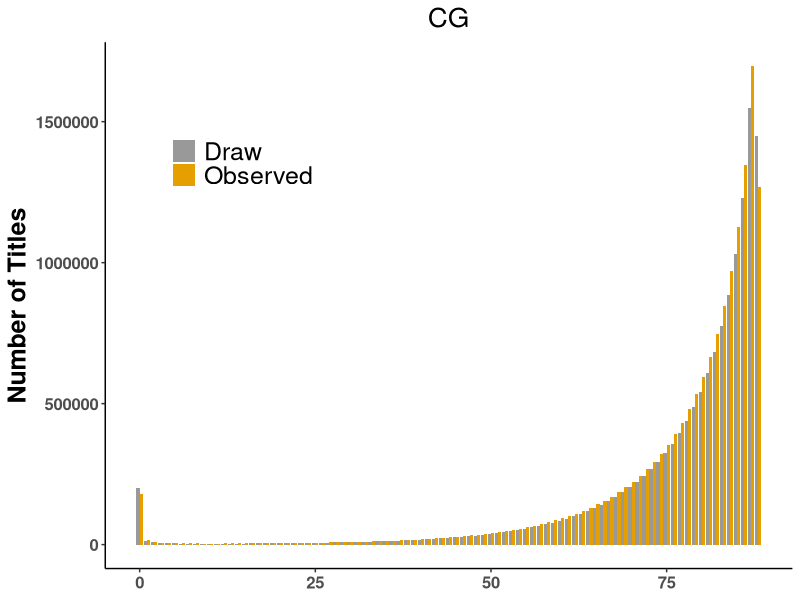

Recreate this plot in R. (Note: this script raises an error after producing the figure.)
## ---- chunk 1
knitr::opts_chunk$set(echo = TRUE) 
knitr::opts_knit$set(root.dir=normalizePath('../../../')) 
#library(tidyverse)
## ---- chunk 2
sfs_err <- function(df, err1, err2){
  df$newsfs <- 0
  
  # get methylated sites
  sites <- rbinom(n=df$sfs[1], size=88, prob=err1)
  df1 <- as.data.frame(table(sites))
  
  df <- merge(df, df1, by="sites", all.x=TRUE)
  df[is.na(df$Freq),]$Freq <- 0
  df$newsfs <- df$newsfs + df$Freq
  df <- df[, 1:3]
  
  for(i in 2:88){
    # for unmethylated sites n, how many of them wrongly chariterized as methylated sites
    a0 <- rbinom(n=df$sfs[i], size=88-df$sites[i], prob=err1)
    df0 <- as.data.frame(table(a0))
    df0$a0 <- as.numeric(as.character(df0$a0)) + df$sites[i]
    df <- merge(df, df0, by.x="sites", by.y="a0", all.x=TRUE)
    df[is.na(df$Freq),]$Freq <- 0
    df$newsfs <- df$newsfs + df$Freq
    df <- df[, 1:3]
    
    # for methylated sites n, how many of them wrongly chariterized as unmethylated sites
    a1 <- rbinom(n=df$sfs[i], size=df$sites[i], prob=err2)
    df1 <- as.data.frame(table(a1))
    df1$a1 <- abs(as.numeric(as.character(df1$a1)) - df$sites[i])
    df <- merge(df, df1, by.x="sites", by.y="a1", all.x=TRUE)
    df[is.na(df$Freq),]$Freq <- 0
    df$newsfs <- df$newsfs + df$Freq
    df <- df[, 1:3]
  }
  
   # for methylated sites n, how many of them wrongly chariterized as unmethylated sites
    a1 <- rbinom(n=df$sfs[89], size=88, prob=err2)
    df1 <- as.data.frame(table(a1))
    df1$a1 <- abs(as.numeric(as.character(df1$a1)) - 88)
    df <- merge(df, df1, by.x="sites", by.y="a1", all.x=TRUE)
    df[is.na(df$Freq),]$Freq <- 0
    df$newsfs <- df$newsfs + df$Freq
    df <- df[, 1:3]
    df$newsfs <- df$newsfs/sum(df$newsfs)*sum(df$sfs)
  return(df)
}


## ---- chunk 3
library(ggplot2)
library(tidyr)

outdf1 <- read.csv("cache/CG_draw_post.csv")
fsize=18
p1 <- ggplot(outdf1, aes(x=sites, y=sfs, fill=factor(type))) +
          #geom_point() +
          geom_bar(stat = "identity", position = "dodge") +
          #scale_size_manual(values=c(2.5, 1.5)) +
          ggtitle("CG") +
          labs(y="Number of Titles", x=NULL) + 
          theme(legend.position="none") +
          # https://www.color-hex.com/color-palette/73961
    scale_fill_manual(values=c("#999999","#E69F00"), # "#56B4E9"
                      name=c("")) +
                      #labels=c("Teo Hypo", "Teo Hyper")) +
    #scale_fill_manual(values=c("#cc4141", "#72114b", "#e1cd07", "#5f9057", "#114c63")) +
    #labs(fill = "Dose (mg)") +
    #scale_x_discrete(labels=c("-log10(mu)","-log10(nu)", "Ne*s")) +
    theme_classic() +
    theme(legend.position = c(0.2,0.8), plot.title = element_text(size=20,hjust = 0.5), 
          axis.text=element_text(size=12, face="bold"),
          strip.text.x = element_text(size = 20, face = "bold"),
          #strip.text.y = element_text(size = 15, face = "bold"),
          axis.title=element_text(size=fsize, face="bold"),
                legend.title = element_text(size=fsize, face="bold"),
                legend.text = element_text(size=fsize)) 
p1

## ---- chunk 4
outdf2 <- gather(out2, key="type", value="sfs", 2:3)
outdf2$type <- factor(outdf2$type, levels = c("newsfs", "sfs"), labels =c("Simulated", "Posterior"))
p2 <- ggplot(outdf2, aes(x=sites, y=sfs, fill=factor(type))) +
          #geom_point() +
          geom_bar(stat = "identity", position = "dodge") +
          #scale_size_manual(values=c(2.5, 1.5)) +
          labs(y="Number of Titles", x=NULL) + 
          ggtitle("CHG") +
          theme(legend.position="none") +
          # https://www.color-hex.com/color-palette/73961
    scale_fill_manual(values=c("#999999","#56B4E9"), # "#56B4E9"
                      name=c("")) +
                      #labels=c("Teo Hypo", "Teo Hyper")) +
    #scale_fill_manual(values=c("#cc4141", "#72114b", "#e1cd07", "#5f9057", "#114c63")) +
    #labs(fill = "Dose (mg)") +
    #scale_x_discrete(labels=c("-log10(mu)","-log10(nu)", "Ne*s")) +
    theme_classic() +
    theme(legend.position = c(0.2,0.8), plot.title = element_text(size=20,hjust = 0.5), 
          axis.text=element_text(size=12, face="bold"),
          strip.text.x = element_text(size = 20, face = "bold"),
          #strip.text.y = element_text(size = 15, face = "bold"),
          axis.title=element_text(size=fsize, face="bold"),
                legend.title = element_text(size=fsize, face="bold"),
                legend.text = element_text(size=fsize)) 
p2

## ---- chunk 5
library("cowplot")
pdf("graphs/SFig_sfs_error.pdf", width=8, height=6)
plot_grid(p1, p2, ncol=1, labels = "AUTO", label_size = 26)
dev.off()

